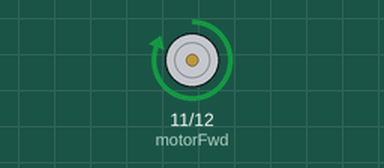
Recording of a sketch running on a simulated Arduino Uno, built with avr-gcc and run on an emulated ATmega328P. Shown: motor-driver pin pairs drawn as motors (green arrow = first pin HIGH = forward, orange = second pin HIGH = backward, longer = more drive).

Above: at 1.0 s.
At 5.0 s:
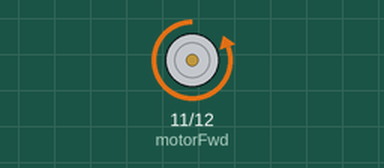
At 7.0 s:
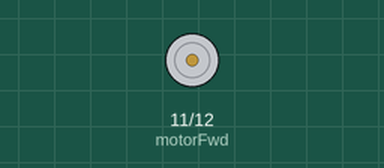
Timing chart, 0 to 10.4 s (numbered marks = the images above):
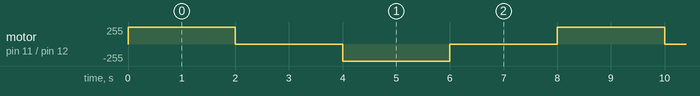

Measured:
- by itself, motor on pin 11 (motorFwd) / pin 12 (motorBwd): repeats every 8.0 s: stopped 2.0 s, backward 255/255 2.0 s, stopped 2.0 s, forward 255/255 2.0 s

The sketch:

Motor_with_driver.ino
```cpp
int motorFwd=11;
int motorBwd=12;

void setup() {
  pinMode(motorFwd, OUTPUT);
  pinMode(motorBwd, OUTPUT);
}

void loop() {
  drive_forward();
  delay(2000);
  motor_stop();

  drive_backward();
  delay(2000);
  motor_stop();
}

void motor_stop(){
  digitalWrite(motorFwd, LOW);
  digitalWrite(motorBwd, LOW);

  delay(2000);
}

void drive_forward(){
  digitalWrite(motorFwd, HIGH);
  digitalWrite(motorBwd, LOW);
}

void drive_backward(){
  digitalWrite(motorFwd, LOW);
  digitalWrite(motorBwd, HIGH);
}
```
